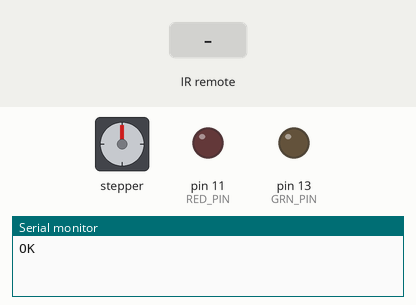
Simulated run of this sketch. Board: Arduino Uno, built with avr-gcc and run on an emulated ATmega328P. Parts: stepper motor, output pins drawn as LEDs (lit = HIGH), the last lines printed to the serial monitor. Inputs (shaded band) come from the test bench. Stepper angles assume 4096 steps per turn.

Above: at 1.2 s.
1.3 s: infrared code 0xFF629D received
4.3 s: infrared code 0xFFA25D received
At 6.6 s:
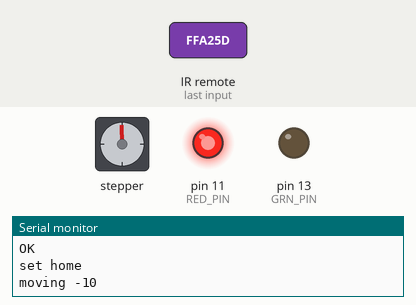
7.3 s: infrared code 0xFFE21D received
At 9.6 s:
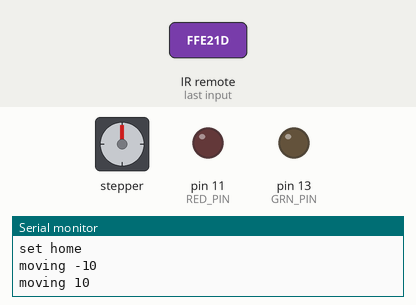
Timing chart, 0 to 16.3 s (numbered marks = the images above; inputs shaded):
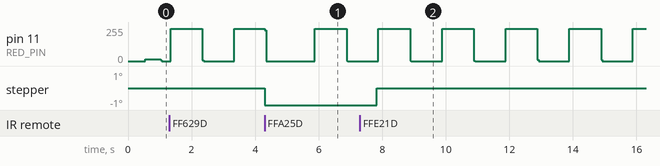

The sketch:

automatic_opener.ino
```cpp
#include <AccelStepper.h> //1.58.0
#include <IRremote.h> //2.2.3
#include "config.h"
#include "XC3718_codes.h"
#include "led.h"

AccelStepper s_motor(8,STEPPER_PINS);
IRrecv		 ir_recv(IR_PIN);			//pin 8

decode_results ir_res;

RGBLed led(RED_PIN,BLU_PIN,GRN_PIN);

long full_position = 0;

bool homed = false;
bool moving = false;
bool daylight = false;

short status = RESET;
short last = 0;
long val = 0;

void setup(){
	s_motor.setMaxSpeed(STEPPER_MAX_SPEED);
	s_motor.setAcceleration(STEPPER_ACCEL);
	s_motor.setSpeed(STEPPER_MAX_SPEED);

	Serial.begin(9600);
	Serial.println("OK");
	pinMode(RED_PIN,OUTPUT); //this should be in led.cpp tbh
	pinMode(BLU_PIN,OUTPUT);
	pinMode(GRN_PIN,OUTPUT);


	ir_recv.enableIRIn();
}

void loop(){

	val = 0;

	if(ir_recv.decode(&ir_res)){
		val = ir_res.value;
		ir_recv.resume();
	}


	switch(status){
		case RESET:		//first state, not sure how anything is
			if(val == XC_CH){ //if the user presses the CH button
				homed = true;
				status = HOMED;	//store this as point 0;
				Serial.println("set home");
			}
			break;

		case HOMED:		//Knows where 0 is
			if(val == XC_CHUP){
				Serial.println(F("moving " INT_STR));
				s_motor.move(INTERVAL);
				last = +INTERVAL;
				status = MOVING;
			}
			else if (val == XC_CHDOWN){
				Serial.println(F("moving -" INT_STR));
				s_motor.move(-INTERVAL);
				last = -INTERVAL;
				status = MOVING;
			}
			else if (val == XC_CH){
				Serial.println("storing value and homing");
				full_position = s_motor.currentPosition();
				last = 0;
				s_motor.moveTo(0);
				status = MOVING;
			}
			else if (val == XC_REPEAT){			//repeat the last command
				s_motor.move(last);
				s_motor.runSpeed();				//keep it moving
				status = MOVING; //still moving
			}
			break;

		case MOVING:	//Moving to another position
			if(val == XC_PLAY)
				status = PAUSE;
			else
				s_motor.run();
				if (s_motor.distanceToGo() == 0)
					if (full_position != 0)	//we've set a full_position
						status = WAITING;	//waiting for more commands
					else
						status = HOMED;		//homed but no limit set
			break;

		case PAUSE:
			if(val == XC_PLAY)
				status = MOVING;
			//do nothing
			Serial.println("paused");
			break;

		case WAITING:	//waiting for solar or remote

			if(XC_INT(val) > -1 && XC_INT(val) < 100){ 			//move to specific percentage
				long move_val = map(XC_INT(val),0,10,0,full_position);
				Serial.print("move to ");
				Serial.print(move_val);
				Serial.print(" out of ");
				Serial.print(full_position);
				Serial.print(" - ");
				Serial.println(XC_INT(val),DEC);

				s_motor.moveTo(move_val);
				status = MOVING;
			} else {

			//read analog pin and set percentage

			long move_val = map(analogRead(A0),0,MAX_SOLAR_PANEL,0,full_position);

			}

			break;
	}

	blink_status();
}

void blink_status(){

	switch(status){
		case RESET:
			led.blink_red();
			break;
		case HOMED:
			led.blink_grn();
			break;
		case WAITING:
				//no blink
			break;
		case MOVING:
			led.blink_blu();
		default:
			led.clear_all();
	}

	led.refresh();
}
```

XC3718_codes.h
```cpp
#ifndef __XC3718_CODES_H__
#define __XC3718_CODES_H__

// ****
// this is a code define file to make it a little easier to use the XC3718 remote control.
// include this in your projects, along with the IRremote.h library from the arduino library manager
//
// IRremote Library by shirriff, version 2.2.3 as of the time of this writing.
//
// simply include the library and use as normal, but use if(code == XC_PREV) to test if the receive button is pressed,
// similar for other buttons.
//
// you can also use XC_STR(code) and XC_INT(code) to convert into string names or int values (for the numbers)
//
// comment out the below so that XC_CODE_STRINGS is undefined, if you do not need to "decode" into strings.
// doing so will save a bit of memory
#define XC_CODE_STRINGS
//

#define XC_CHDOWN	0xffa25d
#define XC_CH		0xff629d
#define XC_CHUP		0xffe21d

#define XC_PREV		0xff22dd
#define XC_NEXT		0xff02fd
#define XC_PLAY		0xffc23d

#define XC_VOLDOWN	0xffe01f
#define XC_VOLUP	0xffa857
#define XC_EQ		0xff906f

#define XC_0		0xff6897
#define XC_100		0xff9867
#define XC_200		0xffb04f

#define XC_1		0xff30cf
#define XC_2		0xff18e7
#define XC_3		0xff7a85
#define XC_4		0xff10ef
#define XC_5		0xff38c7
#define XC_6		0xff5aa5
#define XC_7		0xff42bd
#define XC_8		0xff4ab5
#define XC_9		0xff52ad

#define XC_REPEAT	0xffffffff

#ifdef XC_CODE_STRINGS

#define XC_STR(x) (x==XC_0?"0":\
	x== XC_CHDOWN	?"Channel Down":\
	x== XC_CH		?"Channel":\
	x== XC_CHUP		?"Channel Up":\
	x== XC_PREV		?"Previous":\
	x== XC_NEXT		?"Next":\
	x== XC_PLAY		?"Play":\
	x== XC_VOLDOWN	?"Vol Down":\
	x== XC_VOLUP	?"Vol Up":\
	x== XC_EQ		?"EQ":\
	x== XC_REPEAT	?"Repeat":\
	x== XC_0		?"0":\
	x== XC_100		?"100+":\
	x== XC_200		?"200+":\
	x== XC_1		?"1":\
	x== XC_2		?"2":\
	x== XC_3		?"3":\
	x== XC_4		?"4":\
	x== XC_5		?"5":\
	x== XC_6		?"6":\
	x== XC_7		?"7":\
	x== XC_8		?"8":\
	x== XC_9		?"9":"Unknown")
#endif
#define XC_INT(x) (x==XC_0?0:\
		x==XC_1?1:\
		x==XC_2?2:\
		x==XC_3?3:\
		x==XC_4?4:\
		x==XC_5?5:\
		x==XC_6?6:\
		x==XC_7?7:\
		x==XC_8?8:\
		x==XC_9?9:\
		x==XC_100?100:\
		x==XC_200?200:-1)\

#endif
```

led.cpp
```cpp
#include "led.h"
#include <Arduino.h>

#define CLR(x,y) (x.active = false; y.active = false;)

RGBLed::RGBLed(short rp, short gp, short bp){

	this->r = {rp,false,0,false};
	this->g = {gp,false,0,false};
	this->b = {bp,false,0,false};

}

void RGBLed::blink_red(bool clear_others){

	long now = millis();
	if((now - this->r.timer) > R_BLINK){
		this->r.on = !this->r.on;
		this->r.timer = now;
	}
	this->r.active = true;

	if(clear_others){
		this->g.active = false;
		this->b.active = false;
	}
}

void RGBLed::blink_grn(bool clear_others){

	long now = millis();
	if((now - this->g.timer) > G_BLINK){
		this->g.on = !this->g.on;
		this->g.timer = now;
	}
	this->g.active = true;
	if(clear_others){
		this->r.active = false;
		this->b.active = false;
	}
}
void RGBLed::blink_blu(bool clear_others){

	long now = millis();
	if((now - this->b.timer) > B_BLINK){
		this->b.on = !this->b.on;
		this->b.timer = now;
	}
	this->b.active = true;

	if(clear_others){
		this->g.active = false;
		this->r.active = false;
	}

}
void RGBLed::clear_all(){
	this->g.active = false;
	this->r.active = false;
	this->b.active = false;
}
void RGBLed::refresh(){

	if(this->r.on && this->r.active)
		digitalWrite(this->r.pin,HIGH);
	else
		digitalWrite(this->r.pin,LOW);

	if(this->g.on && this->g.active)
		digitalWrite(this->g.pin,HIGH);
	else
		digitalWrite(this->g.pin,LOW);

	if(this->b.on && this->b.active)
		digitalWrite(this->b.pin,HIGH);
	else
		digitalWrite(this->b.pin,LOW);

}
```

led.h
```cpp
#ifndef _LED_H__
#define _LED_H__


#define R_BLINK 500
#define B_BLINK 100
#define G_BLINK 1000

typedef struct{
	short pin;
	bool on;
	long timer;
	bool active;
} _rgbLED;

class RGBLed{

public:
	_rgbLED r,g,b;

	RGBLed(short, short, short);


	void blink_red(bool clear_others = false);
	void blink_grn(bool clear_others = false);
	void blink_blu(bool clear_others = false);

	void refresh();

	void clear_all();

};

#endif
```

config.h
```cpp
#ifndef _CONFIG_H__
#define _CONFIG_H__

//these are per-configuration settings

#define STEPPER_MAX_SPEED 400
#define STEPPER_ACCEL 50


#define MAX_SOLAR_PANEL 9999 //define this with your position!


#define INTERVAL 10			//minimal step while homing and setting position, only during setup
#define INT_STR "10"		//string of the above

//should have 4 pins here:
#define STEPPER_PINS 2,3,4,5
//#define STEPPER_PINS 5,4,3,2 //reverse polarity

#define IR_PIN	8
#define RED_PIN	11 //for some reason, red and green pins are swapped on the module
#define BLU_PIN 11 //
#define GRN_PIN 13 //.


#define WAITING 1
#define MOVING 2
#define RESET 3
#define HOMED 4
#define PAUSE 5


#endif
```
